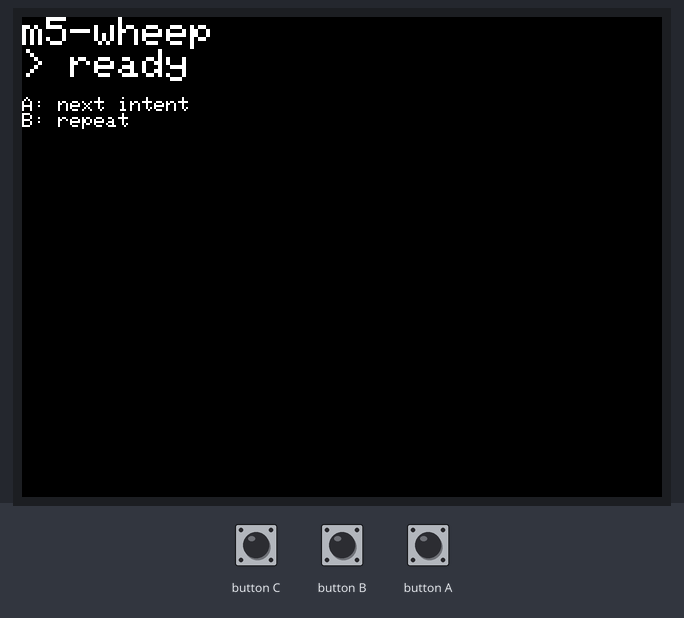
This program was run on a simulated ESP32-S3. On the bench: 320×240 colour display. Inputs (shaded band) come from the test bench.

Above: at 1.4 s.
1.5 s: button B pressed for 0.15 s
At 2.4 s:
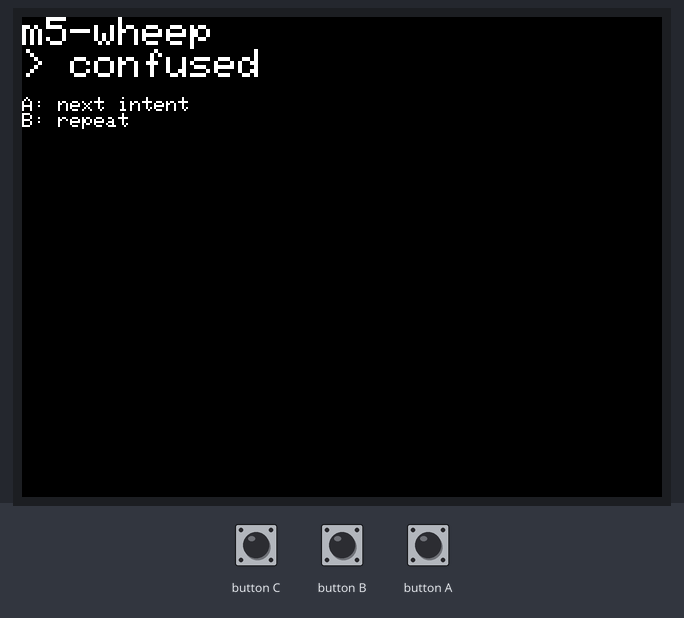
3.1 s: button A pressed for 0.15 s
At 3.7 s:
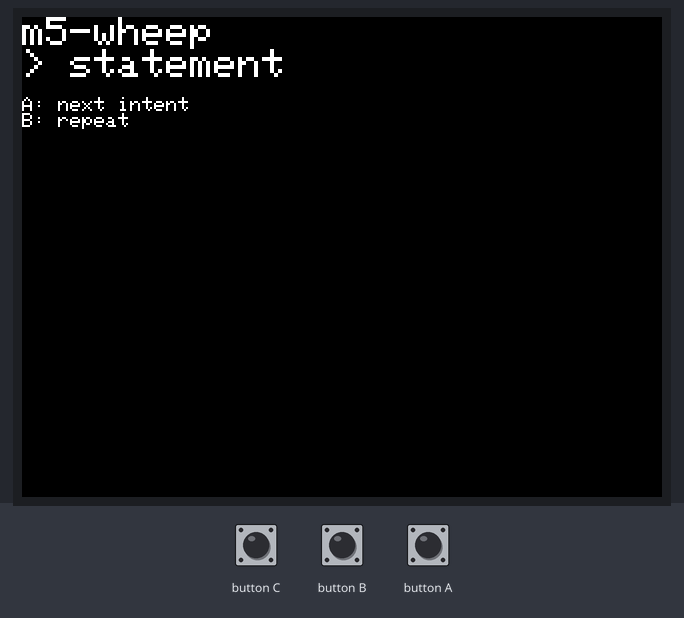
4.7 s: button A pressed for 1 s
At 6.1 s:
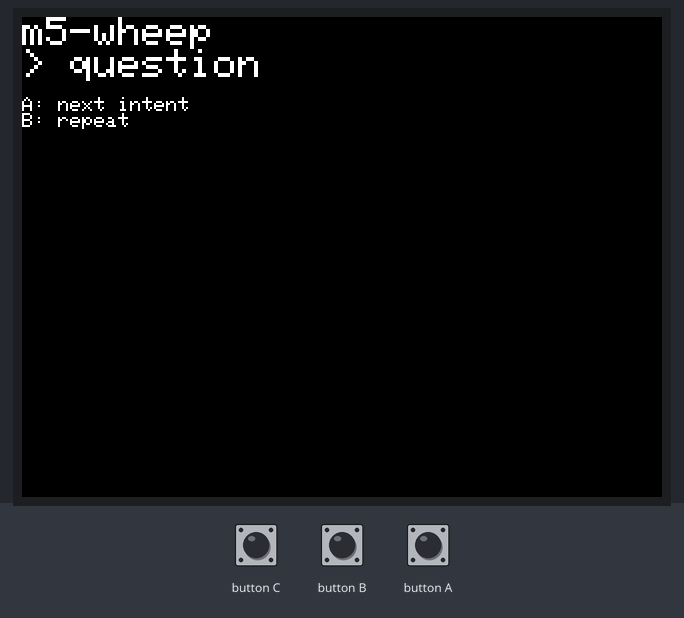
7.2 s: button A pressed for 0.15 s
At 8.0 s:
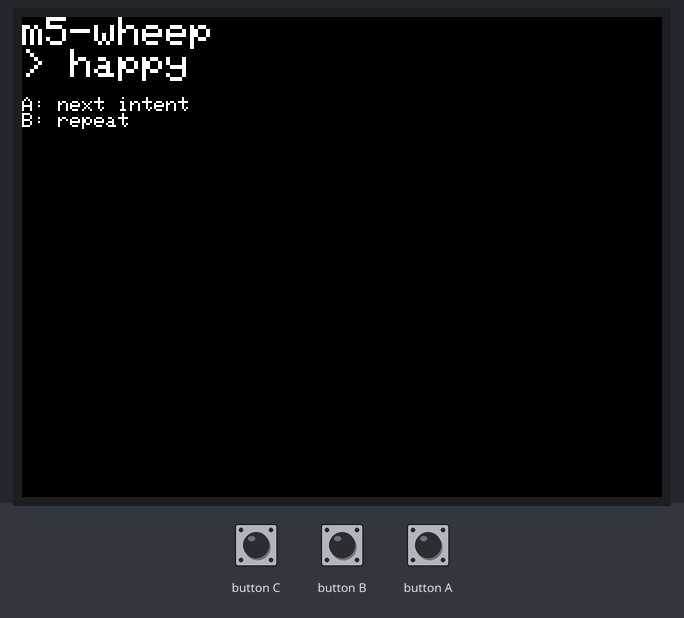
8.8 s: button A pressed for 3.2 s
At 10.3 s:
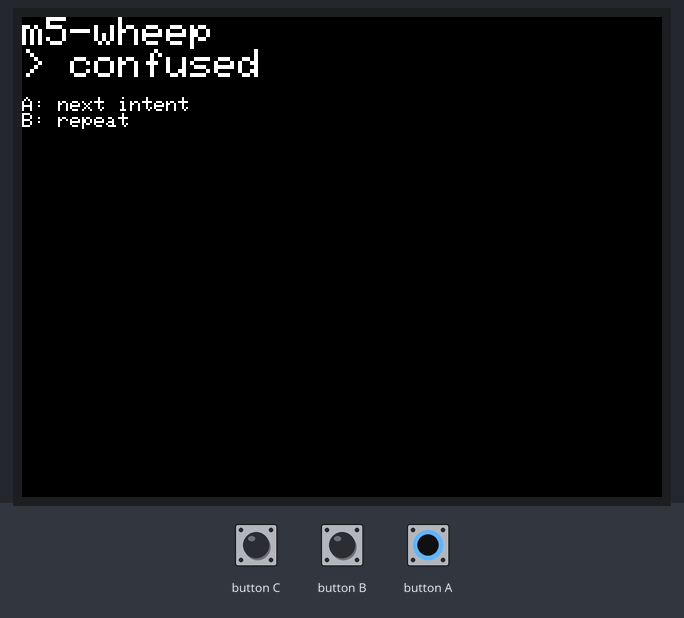
Timing chart, 0 to 11.8 s (numbered marks = the images above; inputs shaded):
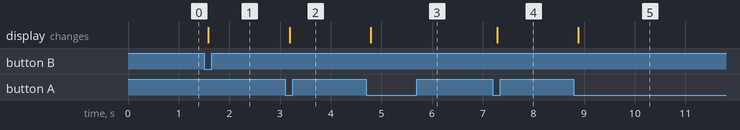

Measured:
- after the input at 1.5 s, the display: changes after 0.09 s (image 1)
- after the input at 3.1 s, the display: changes after 0.09 s (image 2)
- after the input at 4.7 s, the display: changes after 0.09 s (image 3)
- after the input at 7.2 s, the display: changes after 0.09 s (image 4)
- after the input at 8.8 s, the display: changes after 0.09 s (image 5)

The program:

main.cpp
```cpp
// m5-wheep — procedural "language-like" beep speech for M5StickS3
// ------------------------------------------------------------------
// Generates non-verbal, speech-like vocalizations (R2-D2 style) by
// building a PCM waveform and playing it through the ES8311 codec via
// M5Unified's M5.Speaker abstraction.
//
// Four layers from the design:
//   1. Pitch contour (intonation)  -> per-phrase falling/rising melody
//   2. Syllable envelopes          -> on/off amplitude humps, varied length
//   3. Phrase structure            -> grouping + inter-phrase pauses
//   4. Emotion -> parameters        -> STATEMENT / QUESTION / HAPPY / CONFUSED
//
// Determinism: same (intent, seed) always produces the same utterance,
// so a given "intent" sounds like it has consistent meaning.
//
// Controls:
//   BtnA (front) : cycle through the 4 intents and speak
//   BtnB (side)  : speak the current intent again with a new seed
// ------------------------------------------------------------------

#include <M5Unified.h>
#include <vector>
#include <cmath>

static const uint32_t SR = 16000;  // sample rate (Hz)

// ---- deterministic PRNG (xorshift32) ----
struct Rng {
  uint32_t s;
  explicit Rng(uint32_t seed) : s(seed ? seed : 0x12345678u) {}
  uint32_t next() { s ^= s << 13; s ^= s >> 17; s ^= s << 5; return s; }
  float    f()    { return (next() >> 8) * (1.0f / 16777216.0f); }   // 0..1
  float    range(float a, float b) { return a + (b - a) * f(); }
  int      irange(int a, int b)    { return a + (int)(f() * (b - a + 1)); }
};

enum Intent { STATEMENT, QUESTION, HAPPY, CONFUSED, INTENT_COUNT };

struct Params {
  float f0;          // base pitch (Hz)
  float prange;      // pitch span across the contour (Hz)
  float endMove;     // final-syllable glide (>1 rises = question, <1 falls)
  float rate;        // syllable rate scaler (1 = normal, >1 = faster)
  float harmonic;    // 0 = pure-ish sine, 1 = buzzy square (robotic/bright)
  float wobble;      // vibrato / pitch jitter amount
  int   phrasesMin, phrasesMax;
};

Params paramsFor(Intent in) {
  switch (in) {
    case STATEMENT: return {300, 130, 0.82f, 1.00f, 0.60f, 0.04f, 1, 2};
    case QUESTION:  return {330, 150, 1.50f, 1.00f, 0.60f, 0.05f, 1, 1};
    case HAPPY:     return {430, 200, 1.10f, 1.25f, 0.80f, 0.06f, 1, 2};
    case CONFUSED:  return {250,  90, 0.95f, 0.75f, 0.50f, 0.12f, 1, 2};
    default:        return {300, 130, 0.82f, 1.00f, 0.60f, 0.04f, 1, 2};
  }
}

// one oscillator sample: blend of sine + square for a buzzy voice
static inline float osc(float phase, float harmonic) {
  float s  = sinf(phase);
  float sq = (s >= 0.f) ? 1.f : -1.f;
  return (1.f - harmonic) * s + harmonic * sq * 0.7f;
}

void addSilence(std::vector<int16_t>& buf, int ms) {
  int n = SR * ms / 1000;
  for (int i = 0; i < n; ++i) buf.push_back(0);
}

// append one syllable (with pitch glide, vibrato, and a click-free envelope)
void addSyllable(std::vector<int16_t>& buf, float startHz, float endHz,
                 int durMs, float harmonic, float wobble, Rng& rng) {
  int   n     = SR * durMs / 1000;
  float phase = 0.f;
  float vib   = rng.f() * 6.28318f;
  const float att = 0.10f, rel = 0.25f;   // attack / release fraction
  for (int i = 0; i < n; ++i) {
    float t  = (float)i / n;
    float hz = startHz + (endHz - startHz) * t;
    hz *= 1.f + wobble * sinf(vib + t * 40.f);
    phase += 6.28318530718f * hz / SR;
    if (phase > 6.2831853f) phase -= 6.2831853f;

    float env;
    if      (t < att)        env = t / att;
    else if (t > 1.f - rel)  env = (1.f - t) / rel;
    else                     env = 1.f;
    env = env * env * (3.f - 2.f * env);   // smoothstep

    float v = osc(phase, harmonic) * env * 0.7f;
    int   s = (int)(v * 22000.f);
    if (s >  32767) s =  32767;
    if (s < -32767) s = -32767;
    buf.push_back((int16_t)s);
  }
}

// build a full utterance into buf
void buildUtterance(std::vector<int16_t>& buf, Intent in, uint32_t seed) {
  Params p = paramsFor(in);
  Rng    rng(seed * 2654435761u + (uint32_t)in);

  int   phrases = rng.irange(p.phrasesMin, p.phrasesMax);
  float decl    = 1.0f;  // declination: pitch drifts down over the utterance

  for (int ph = 0; ph < phrases; ++ph) {
    int syl = rng.irange(2, 5);
    for (int k = 0; k < syl; ++k) {
      float pos     = (syl > 1) ? (float)k / (syl - 1) : 0.f;   // 0..1 in phrase
      float contour = 1.f - 0.5f * pos;                         // falls toward end
      float hz      = p.f0 * decl * (0.85f + (p.prange / p.f0) * contour);

      bool  finalSyl = (ph == phrases - 1 && k == syl - 1);
      float startHz  = hz * rng.range(0.97f, 1.04f);
      float endHz    = hz * (finalSyl ? p.endMove : rng.range(0.95f, 1.05f));
      int   dur      = (int)(rng.irange(85, 170) / p.rate);

      addSyllable(buf, startHz, endHz, dur, p.harmonic, p.wobble, rng);

      if (rng.f() < 0.7f) addSilence(buf, rng.irange(8, 35));   // syllable gap
      decl *= 0.985f;
    }
    if (ph < phrases - 1) addSilence(buf, rng.irange(150, 320)); // phrase pause
  }
}

void speak(Intent in, uint32_t seed) {
  std::vector<int16_t> buf;
  buf.reserve(SR * 2);
  buildUtterance(buf, in, seed);
  M5.Speaker.playRaw(buf.data(), buf.size(), SR, false);
  while (M5.Speaker.isPlaying()) delay(5);
}

const char* kNames[INTENT_COUNT] = {"statement", "question", "happy", "confused"};
int      gIntent = 0;
uint32_t gSeed   = 1;

void showStatus(const char* line) {
  M5.Display.fillScreen(TFT_BLACK);
  M5.Display.setCursor(0, 0);
  M5.Display.setTextSize(2);
  M5.Display.println("m5-wheep");
  M5.Display.setTextSize(2);
  M5.Display.printf("> %s\n", line);
  M5.Display.setTextSize(1);
  M5.Display.println("\nA: next intent");
  M5.Display.println("B: repeat");
}

void setup() {
  auto cfg = M5.config();
  M5.begin(cfg);
  M5.Speaker.begin();
  M5.Speaker.setVolume(150);   // ~59%. Keep <=75% on battery (reboot risk).
  showStatus("ready");
}

void loop() {
  M5.update();
  if (M5.BtnA.wasPressed()) {
    Intent in = (Intent)gIntent;
    showStatus(kNames[gIntent]);
    speak(in, gSeed++);
    gIntent = (gIntent + 1) % INTENT_COUNT;
  }
  if (M5.BtnB.wasPressed()) {
    int prev = (gIntent + INTENT_COUNT - 1) % INTENT_COUNT;
    showStatus(kNames[prev]);
    speak((Intent)prev, gSeed++);
  }
  delay(5);
}
```
